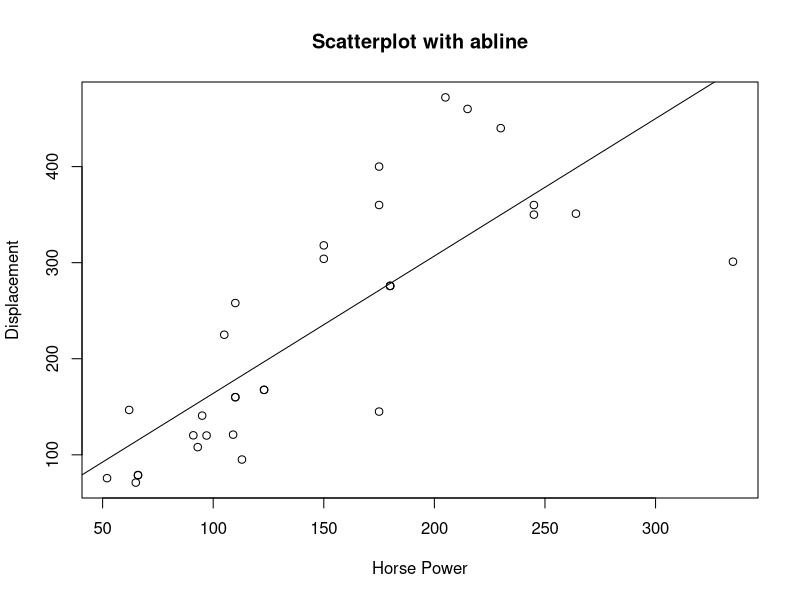
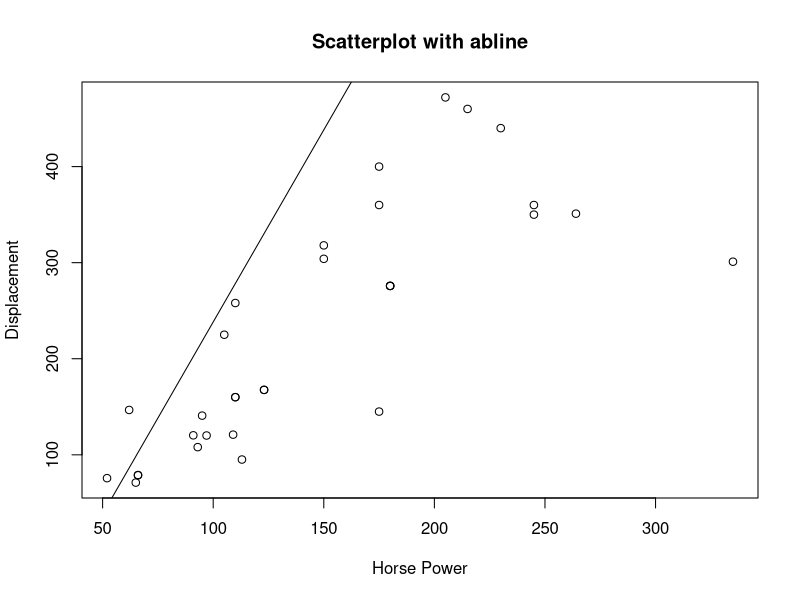

Source code (R) for these figures, in order:
## ---- chunk 1
knitr::opts_chunk$set(echo = TRUE)
## ---- chunk 2
df<-mtcars

## ---- chunk 3
plot(df$hp, df$disp, main = "Scatterplot with abline", xlab= "Horse Power", ylab= "Displacement")
reg_mod<-lm(df$disp~ df$hp)
abline(reg_mod)
summary(reg_mod)
## ---- chunk 4
plot(df$hp, df$disp, main = "Scatterplot with abline", xlab= "Horse Power", ylab= "Displacement")
df$hp2<-df$hp^2
reg_mod<-lm(df$disp~ df$hp+df$hp2)
abline(reg_mod)
summary(reg_mod)
